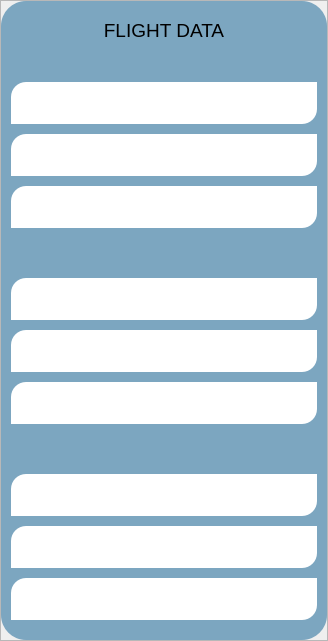
                  <widget class="QFrame" name="graph_page_side_panel_frame">
                   <property name="frameShape">
                    <enum>QFrame::StyledPanel</enum>
                   </property>
                   <property name="frameShadow">
                    <enum>QFrame::Raised</enum>
                   </property>
                   <layout class="QVBoxLayout" name="verticalLayout_57" stretch="1,0,2">
                    <property name="spacing">
                     <number>0</number>
                    </property>
                    <property name="leftMargin">
                     <number>0</number>
                    </property>
                    <property name="topMargin">
                     <number>0</number>
                    </property>
                    <property name="rightMargin">
                     <number>0</number>
                    </property>
                    <property name="bottomMargin">
                     <number>0</number>
                    </property>
                    <item>
                     <widget class="QFrame" name="frame_7">
                      <property name="frameShape">
                       <enum>QFrame::StyledPanel</enum>
                      </property>
                      <property name="frameShadow">
                       <enum>QFrame::Raised</enum>
                      </property>
                     </widget>
                    </item>
                    <item>
                     <widget class="QFrame" name="graph_page_side_panel">
                      <property name="styleSheet">
                       <string notr="true">background:#7CA6C0;
border-top-left-radius:25px;
border-bottom-left-radius:25px;
border-bottom-right-radius:25px;
border-top-right-radius:25px;</string>
                      </property>
                      <property name="frameShape">
                       <enum>QFrame::StyledPanel</enum>
                      </property>
                      <property name="frameShadow">
                       <enum>QFrame::Raised</enum>
                      </property>
                      <layout class="QVBoxLayout" name="verticalLayout_112" stretch="0,1,1,1">
                       <property name="spacing">
                        <number>30</number>
                       </property>
                       <property name="leftMargin">
                        <number>0</number>
                       </property>
                       <property name="topMargin">
                        <number>18</number>
                       </property>
                       <property name="rightMargin">
                        <number>0</number>
                       </property>
                       <property name="bottomMargin">
                        <number>10</number>
                       </property>
                       <item>
                        <widget class="QLabel" name="label_27">
                         <property name="font">
                          <font>
                           <pointsize>14</pointsize>
                          </font>
                         </property>
                         <property name="styleSheet">
                          <string notr="true">background:transparent;</string>
                         </property>
                         <property name="text">
                          <string>FLIGHT DATA</string>
                         </property>
                         <property name="alignment">
                          <set>Qt::AlignCenter</set>
                         </property>
                        </widget>
                       </item>
                       <item>
                        <widget class="QFrame" name="frame_58">
                         <property name="frameShape">
                          <enum>QFrame::StyledPanel</enum>
                         </property>
                         <property name="frameShadow">
                          <enum>QFrame::Raised</enum>
                         </property>
                         <layout class="QVBoxLayout" name="verticalLayout_113">
                          <property name="spacing">
                           <number>10</number>
                          </property>
                          <property name="leftMargin">
                           <number>10</number>
                          </property>
                          <property name="topMargin">
                           <number>10</number>
                          </property>
                          <property name="rightMargin">
                           <number>10</number>
                          </property>
                          <property name="bottomMargin">
                           <number>10</number>
                          </property>
                          <item>
                           <widget class="QFrame" name="frame_60">
                            <property name="minimumSize">
                             <size>
                              <width>306</width>
                              <height>42</height>
                             </size>
                            </property>
                            <property name="styleSheet">
                             <string notr="true">background:white;
border-top-left-radius:15px;
border-bottom-left-radius:0px;
border-bottom-right-radius:15px;
border-top-right-radius:0px;</string>
                            </property>
                            <property name="frameShape">
                             <enum>QFrame::StyledPanel</enum>
                            </property>
                            <property name="frameShadow">
                             <enum>QFrame::Raised</enum>
                            </property>
                            <layout class="QHBoxLayout" name="horizontalLayout_6">
                             <property name="spacing">
                              <number>0</number>
                             </property>
                             <property name="topMargin">
                              <number>0</number>
                             </property>
                             <property name="bottomMargin">
                              <number>0</number>
                             </property>
                             <item>
                              <widget class="QLabel" name="altitude_label_graphs_sidepanel">
                               <property name="font">
                                <font>
                                 <pointsize>12</pointsize>
                                </font>
                               </property>
                               <property name="text">
                                <string/>
                               </property>
                              </widget>
                             </item>
                            </layout>
                           </widget>
                          </item>
                          <item>
                           <widget class="QFrame" name="frame_134">
                            <property name="minimumSize">
                             <size>
                              <width>168</width>
                              <height>42</height>
                             </size>
                            </property>
                            <property name="styleSheet">
                             <string notr="true">background:white;
border-top-left-radius:15px;
border-bottom-left-radius:0px;
border-bottom-right-radius:15px;
border-top-right-radius:0px;</string>
                            </property>
                            <property name="frameShape">
                             <enum>QFrame::StyledPanel</enum>
                            </property>
                            <property name="frameShadow">
                             <enum>QFrame::Raised</enum>
                            </property>
                            <layout class="QHBoxLayout" name="horizontalLayout_17">
                             <property name="topMargin">
                              <number>0</number>
                             </property>
                             <property name="bottomMargin">
                              <number>0</number>
                             </property>
                             <item>
                              <widget class="QLabel" name="velocity_label_graphs_sidepanel">
                               <property name="font">
                                <font>
                                 <pointsize>12</pointsize>
                                </font>
                               </property>
                               <property name="text">
                                <string/>
                               </property>
                              </widget>
                             </item>
                            </layout>
                           </widget>
                          </item>
                          <item>
                           <widget class="QFrame" name="frame_227">
                            <property name="minimumSize">
                             <size>
                              <width>168</width>
                              <height>42</height>
                             </size>
                            </property>
                            <property name="styleSheet">
                             <string notr="true">background:white;
border-top-left-radius:15px;
border-bottom-left-radius:0px;
border-bottom-right-radius:15px;
border-top-right-radius:0px;</string>
                            </property>
                            <property name="frameShape">
                             <enum>QFrame::StyledPanel</enum>
                            </property>
                            <property name="frameShadow">
                             <enum>QFrame::Raised</enum>
                            </property>
                            <layout class="QHBoxLayout" name="horizontalLayout_18">
                             <property name="topMargin">
                              <number>0</number>
                             </property>
                             <property name="bottomMargin">
                              <number>0</number>
                             </property>
                             <item>
                              <widget class="QLabel" name="temperature_label_graphs_sidepanel">
                               <property name="font">
                                <font>
                                 <pointsize>12</pointsize>
                                </font>
                               </property>
                               <property name="text">
                                <string/>
                               </property>
                              </widget>
                             </item>
                            </layout>
                           </widget>
                          </item>
                         </layout>
                        </widget>
                       </item>
                       <item>
                        <widget class="QFrame" name="frame_228">
                         <property name="frameShape">
                          <enum>QFrame::StyledPanel</enum>
                         </property>
                         <property name="frameShadow">
                          <enum>QFrame::Raised</enum>
                         </property>
                         <layout class="QVBoxLayout" name="verticalLayout_114">
                          <property name="spacing">
                           <number>10</number>
                          </property>
                          <property name="leftMargin">
                           <number>10</number>
                          </property>
                          <property name="topMargin">
                           <number>10</number>
                          </property>
                          <property name="rightMargin">
                           <number>10</number>
                          </property>
                          <property name="bottomMargin">
                           <number>10</number>
                          </property>
                          <item>
                           <widget class="QFrame" name="frame_229">
                            <property name="minimumSize">
                             <size>
                              <width>168</width>
                              <height>42</height>
                             </size>
                            </property>
                            <property name="styleSheet">
                             <string notr="true">background:white;
border-top-left-radius:15px;
border-bottom-left-radius:0px;
border-bottom-right-radius:15px;
border-top-right-radius:0px;</string>
                            </property>
                            <property name="frameShape">
                             <enum>QFrame::StyledPanel</enum>
                            </property>
                            <property name="frameShadow">
                             <enum>QFrame::Raised</enum>
                            </property>
                            <layout class="QVBoxLayout" name="verticalLayout_73">
                             <property name="topMargin">
                              <number>0</number>
                             </property>
                             <property name="bottomMargin">
                              <number>0</number>
                             </property>
                             <item>
                              <widget class="QLabel" name="acc_x_label_graphs_sidepanel">
                               <property name="text">
                                <string/>
                               </property>
                              </widget>
                             </item>
                            </layout>
                           </widget>
                          </item>
                          <item>
                           <widget class="QFrame" name="frame_230">
                            <property name="minimumSize">
                             <size>
                              <width>168</width>
                              <height>42</height>
                             </size>
                            </property>
                            <property name="styleSheet">
                             <string notr="true">background:white;
border-top-left-radius:15px;
border-bottom-left-radius:0px;
border-bottom-right-radius:15px;
border-top-right-radius:0px;</string>
                            </property>
                            <property name="frameShape">
                             <enum>QFrame::StyledPanel</enum>
                            </property>
                            <property name="frameShadow">
                             <enum>QFrame::Raised</enum>
                            </property>
                            <layout class="QHBoxLayout" name="horizontalLayout_19">
                             <property name="topMargin">
                              <number>0</number>
                             </property>
                             <property name="bottomMargin">
                              <number>0</number>
                             </property>
                             <item>
                              <widget class="QLabel" name="acc_y_label_graphs_sidepanel">
                               <property name="text">
                                <string/>
                               </property>
                              </widget>
                             </item>
                            </layout>
                           </widget>
                          </item>
                          <item>
                           <widget class="QFrame" name="frame_231">
                            <property name="minimumSize">
                             <size>
                              <width>168</width>
                              <height>42</height>
                             </size>
                            </property>
                            <property name="styleSheet">
                             <string notr="true">background:white;
border-top-left-radius:15px;
border-bottom-left-radius:0px;
border-bottom-right-radius:15px;
border-top-right-radius:0px;</string>
                            </property>
                            <property name="frameShape">
                             <enum>QFrame::StyledPanel</enum>
                            </property>
                            <property name="frameShadow">
                             <enum>QFrame::Raised</enum>
                            </property>
                            <layout class="QHBoxLayout" name="horizontalLayout_25">
                             <property name="topMargin">
                              <number>0</number>
                             </property>
                             <property name="bottomMargin">
                              <number>0</number>
                             </property>
                             <item>
                              <widget class="QLabel" name="acc_z_label_graphs_sidepanel">
                               <property name="text">
                                <string/>
                               </property>
                              </widget>
                             </item>
                            </layout>
                           </widget>
                          </item>
                         </layout>
                        </widget>
                       </item>
                       <item>
                        <widget class="QFrame" name="frame_232">
                         <property name="frameShape">
                          <enum>QFrame::StyledPanel</enum>
                         </property>
                         <property name="frameShadow">
                          <enum>QFrame::Raised</enum>
                         </property>
                         <layout class="QVBoxLayout" name="verticalLayout_115">
                          <property name="spacing">
                           <number>10</number>
                          </property>
                          <property name="leftMargin">
                           <number>10</number>
                          </property>
                          <property name="topMargin">
                           <number>10</number>
                          </property>
                          <property name="rightMargin">
                           <number>10</number>
                          </property>
                          <property name="bottomMargin">
                           <number>10</number>
                          </property>
                          <item>
                           <widget class="QFrame" name="frame_233">
                            <property name="minimumSize">
                             <size>
                              <width>168</width>
                              <height>42</height>
                             </size>
                            </property>
                            <property name="styleSheet">
                             <string notr="true">background:white;
border-top-left-radius:15px;
border-bottom-left-radius:0px;
border-bottom-right-radius:15px;
border-top-right-radius:0px;</string>
                            </property>
                            <property name="frameShape">
                             <enum>QFrame::StyledPanel</enum>
                            </property>
                            <property name="frameShadow">
                             <enum>QFrame::Raised</enum>
                            </property>
                            <layout class="QHBoxLayout" name="horizontalLayout_26">
                             <property name="topMargin">
                              <number>0</number>
                             </property>
                             <property name="bottomMargin">
                              <number>0</number>
                             </property>
                             <item>
                              <widget class="QLabel" name="gyro_x_label_graphs_sidepanel">
                               <property name="text">
                                <string/>
                               </property>
                              </widget>
                             </item>
                            </layout>
                           </widget>
                          </item>
                          <item>
                           <widget class="QFrame" name="frame_234">
                            <property name="minimumSize">
                             <size>
                              <width>168</width>
                              <height>42</height>
                             </size>
                            </property>
                            <property name="styleSheet">
                             <string notr="true">background:white;
border-top-left-radius:15px;
border-bottom-left-radius:0px;
border-bottom-right-radius:15px;
border-top-right-radius:0px;</string>
                            </property>
                            <property name="frameShape">
                             <enum>QFrame::StyledPanel</enum>
                            </property>
                            <property name="frameShadow">
                             <enum>QFrame::Raised</enum>
                            </property>
                            <layout class="QHBoxLayout" name="horizontalLayout_27">
                             <property name="topMargin">
                              <number>0</number>
                             </property>
                             <property name="bottomMargin">
                              <number>0</number>
                             </property>
                             <item>
                              <widget class="QLabel" name="gyro_y_label_graphs_sidepanel">
                               <property name="text">
                                <string/>
                               </property>
                              </widget>
                             </item>
                            </layout>
                           </widget>
                          </item>
                          <item>
                           <widget class="QFrame" name="frame_235">
                            <property name="minimumSize">
                             <size>
                              <width>168</width>
                              <height>42</height>
                             </size>
                            </property>
                            <property name="styleSheet">
                             <string notr="true">background:white;
border-top-left-radius:15px;
border-bottom-left-radius:0px;
border-bottom-right-radius:15px;
border-top-right-radius:0px;</string>
                            </property>
                            <property name="frameShape">
                             <enum>QFrame::StyledPanel</enum>
                            </property>
                            <property name="frameShadow">
                             <enum>QFrame::Raised</enum>
                            </property>
                            <layout class="QVBoxLayout" name="verticalLayout_74">
                             <property name="topMargin">
                              <number>0</number>
                             </property>
                             <property name="bottomMargin">
                              <number>0</number>
                             </property>
                             <item>
                              <widget class="QLabel" name="gyro_z_label_graphs_sidepanel">
                               <property name="text">
                                <string/>
                               </property>
                              </widget>
                             </item>
                            </layout>
                           </widget>
                          </item>
                         </layout>
                        </widget>
                       </item>
                      </layout>
                     </widget>
                    </item>
                    <item>
                     <widget class="QFrame" name="frame_66">
                      <property name="frameShape">
                       <enum>QFrame::StyledPanel</enum>
                      </property>
                      <property name="frameShadow">
                       <enum>QFrame::Raised</enum>
                      </property>
                     </widget>
                    </item>
                   </layout>
                  </widget>
